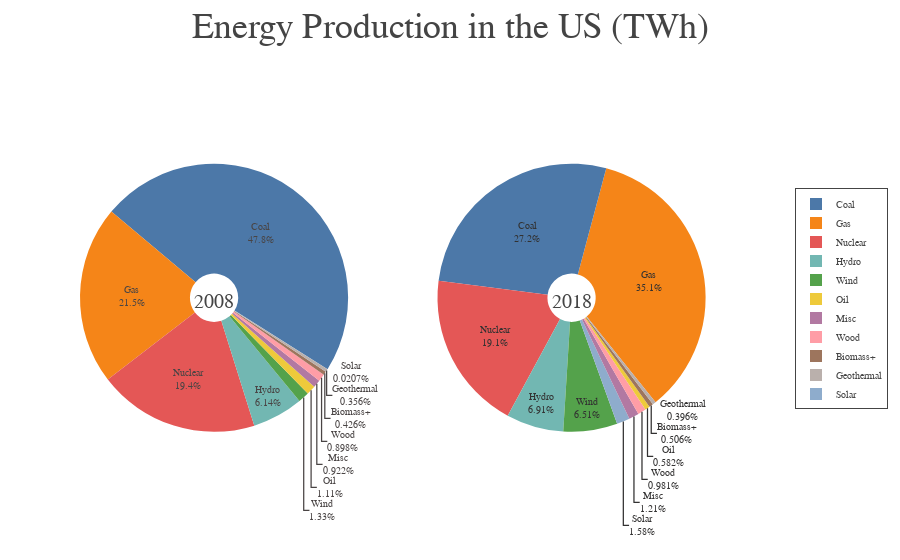

Notebook cell for this chart:
### Code cell
pf.Plot_Renewable_All()

### Figure 1 — Plotly figure (JSON) as saved in the notebook; plotly's stock layout.template omitted (floating-point values rounded to 4 significant figures)
{"data": [{"direction": "counterclockwise", "domain": {"x": [0, 0.375], "y": [0, 0.9]}, "hole": 0.18, "hoverinfo": "percent+label", "labels": ["Coal", "Oil", "Gas", "Nuclear", "Hydro", "Geothermal", "Solar", "Wind", "Wood", "Biomass+", "Misc"], "name": "2008", "opacity": 1, "rotation": -50, "showlegend": true, "sort": true, "textfont": {"color": "rgb(73, 68, 68)", "size": 10}, "textinfo": "label+percent", "textposition": "auto", "title": {"font": {"size": 20}, "text": "2008"}, "type": "pie", "uid": "da5e9760-33ee-46f2-8697-387c9add3a05", "values": [1986.0, 46.2, 894.7, 806.2, 254.8, 14.8, 0.86, 55.4, 37.3, 17.7, 38.3]}, {"direction": "counterclockwise", "domain": {"x": [0.5, 0.875], "y": [0, 0.9]}, "hole": 0.18, "hoverinfo": "percent+label", "labels": ["Coal", "Oil", "Gas", "Nuclear", "Hydro", "Geothermal", "Solar", "Wind", "Wood", "Biomass+", "Misc"], "name": "2018", "rotation": 15, "showlegend": true, "sort": true, "textfont": {"color": "rgb(50, 49, 49)", "size": 10}, "textinfo": "label+percent", "textposition": "auto", "title": {"font": {"size": 20}, "text": "2018"}, "type": "pie", "uid": "5c39100e-1574-42f1-90e7-c7ed0483ed1b", "values": [1146.0, 24.57, 1480.0, 807.1, 291.7, 16.73, 66.6, 274.9, 41.41, 21.35, 51.26]}], "layout": {"autosize": true, "colorway": ["#4c78a8", "#f58518", "#e45756", "#72b7b2", "#54a24b", "#eeca3b", "#b279a2", "#ff9da6", "#9d755d", "#bab0ac"], "dragmode": "zoom", "font": {"family": "Overpass"}, "hoverlabel": {"font": {"family": "Droid Sans", "size": 15}}, "legend": {"borderwidth": 1, "font": {"size": 10}, "x": 1, "xanchor": "left", "y": 0.72}, "margin": {"b": 80, "t": 75}, "paper_bgcolor": "rgb(255, 255, 255)", "showlegend": true, "title": {"font": {"size": 36}, "text": "Energy Production in the US (TWh)", "x": 0.5}, "xaxis": {"autorange": true, "range": [-1, 6]}, "yaxis": {"autorange": true, "range": [-1, 4]}}}
